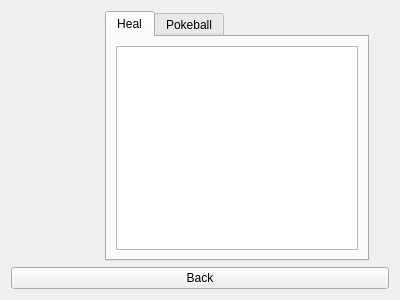
<?xml version="1.0" encoding="UTF-8"?>
<ui version="4.0">
 <class>BagPage</class>
 <widget class="QWidget" name="BagPage">
  <property name="geometry">
   <rect>
    <x>0</x>
    <y>0</y>
    <width>400</width>
    <height>300</height>
   </rect>
  </property>
  <property name="windowTitle">
   <string>Form</string>
  </property>
  <layout class="QVBoxLayout" name="verticalLayout_4">
   <item>
    <layout class="QHBoxLayout" name="horizontalLayout_3">
     <property name="rightMargin">
      <number>20</number>
     </property>
     <item>
      <widget class="QLabel" name="itemDescriptionLabel">
       <property name="sizePolicy">
        <sizepolicy hsizetype="Preferred" vsizetype="Preferred">
         <horstretch>2</horstretch>
         <verstretch>0</verstretch>
        </sizepolicy>
       </property>
       <property name="text">
        <string/>
       </property>
       <property name="wordWrap">
        <bool>true</bool>
       </property>
      </widget>
     </item>
     <item>
      <widget class="QTabWidget" name="itemTabs">
       <property name="sizePolicy">
        <sizepolicy hsizetype="Expanding" vsizetype="Expanding">
         <horstretch>6</horstretch>
         <verstretch>0</verstretch>
        </sizepolicy>
       </property>
       <property name="currentIndex">
        <number>0</number>
       </property>
       <widget class="QWidget" name="healItemTab">
        <attribute name="title">
         <string>Heal</string>
        </attribute>
        <layout class="QVBoxLayout" name="verticalLayout">
         <item>
          <widget class="QListWidget" name="healItemList">
           <property name="mouseTracking">
            <bool>true</bool>
           </property>
          </widget>
         </item>
        </layout>
       </widget>
       <widget class="QWidget" name="pokeballItemTab">
        <attribute name="title">
         <string>Pokeball</string>
        </attribute>
        <layout class="QVBoxLayout" name="verticalLayout_2">
         <item>
          <widget class="QListWidget" name="pokeballItemList">
           <property name="mouseTracking">
            <bool>true</bool>
           </property>
          </widget>
         </item>
        </layout>
       </widget>
      </widget>
     </item>
    </layout>
   </item>
   <item>
    <widget class="QPushButton" name="backButton">
     <property name="text">
      <string>Back</string>
     </property>
    </widget>
   </item>
  </layout>
 </widget>
 <resources/>
 <connections/>
</ui>
